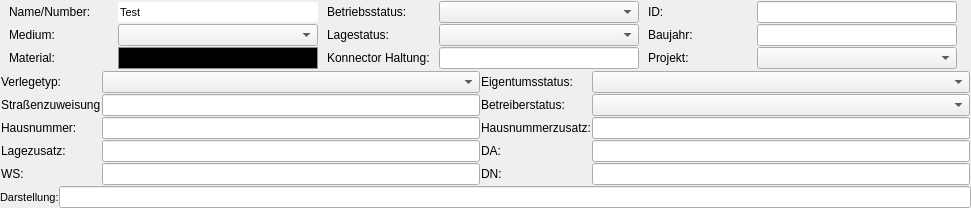
      <widget class="QWidget" name="layoutWidget">
       <property name="geometry">
        <rect>
         <x>0</x>
         <y>0</y>
         <width>971</width>
         <height>194</height>
        </rect>
       </property>
       <layout class="QVBoxLayout" name="verticalLayout">
        <property name="spacing">
         <number>0</number>
        </property>
        <property name="sizeConstraint">
         <enum>QLayout::SetDefaultConstraint</enum>
        </property>
        <property name="leftMargin">
         <number>0</number>
        </property>
        <property name="topMargin">
         <number>0</number>
        </property>
        <property name="rightMargin">
         <number>0</number>
        </property>
        <property name="bottomMargin">
         <number>0</number>
        </property>
        <item>
         <layout class="QGridLayout" name="gridLayout">
          <property name="leftMargin">
           <number>1</number>
          </property>
          <property name="topMargin">
           <number>1</number>
          </property>
          <property name="rightMargin">
           <number>1</number>
          </property>
          <property name="bottomMargin">
           <number>1</number>
          </property>
          <property name="spacing">
           <number>1</number>
          </property>
          <item row="1" column="1">
           <widget class="QComboBox" name="id_st_vw_medium"/>
          </item>
          <item row="1" column="0">
           <widget class="QLabel" name="label_4">
            <property name="text">
             <string>Medium:</string>
            </property>
           </widget>
          </item>
          <item row="1" column="5">
           <widget class="QLineEdit" name="baujahr">
            <property name="maximumSize">
             <size>
              <width>200</width>
              <height>16777215</height>
             </size>
            </property>
           </widget>
          </item>
          <item row="2" column="4">
           <widget class="QLabel" name="label_9">
            <property name="text">
             <string>Projekt:</string>
            </property>
           </widget>
          </item>
          <item row="2" column="1">
           <widget class="QComboBox" name="id_st_vw_material">
            <property name="styleSheet">
             <string notr="true">QComboBox {
    background: black;
    color: black;
    border: 1px solid #8f8f8f;
    padding: 2px;
}

QComboBox:hover {
    background: black;
    color: black;
}

QComboBox:focus {
    background: black;
    color: black;
    border: 1px solid #3a7bd5;
}

/* Popup list */
QComboBox QAbstractItemView {
    background: black;
    color: black;
}
</string>
            </property>
           </widget>
          </item>
          <item row="1" column="4">
           <widget class="QLabel" name="label_8">
            <property name="text">
             <string>Baujahr:</string>
            </property>
           </widget>
          </item>
          <item row="0" column="4">
           <widget class="QLabel" name="label_3">
            <property name="minimumSize">
             <size>
              <width>100</width>
              <height>0</height>
             </size>
            </property>
            <property name="maximumSize">
             <size>
              <width>100</width>
              <height>16777215</height>
             </size>
            </property>
            <property name="text">
             <string>ID:</string>
            </property>
           </widget>
          </item>
          <item row="1" column="3">
           <widget class="QComboBox" name="id_st_vw_lagestatus">
            <property name="maximumSize">
             <size>
              <width>200</width>
              <height>16777215</height>
             </size>
            </property>
           </widget>
          </item>
          <item row="2" column="5">
           <widget class="QComboBox" name="id_st_vw_projekt">
            <property name="maximumSize">
             <size>
              <width>200</width>
              <height>16777215</height>
             </size>
            </property>
           </widget>
          </item>
          <item row="0" column="5">
           <widget class="QLineEdit" name="id">
            <property name="minimumSize">
             <size>
              <width>200</width>
              <height>0</height>
             </size>
            </property>
            <property name="maximumSize">
             <size>
              <width>200</width>
              <height>16777215</height>
             </size>
            </property>
            <property name="font">
             <font>
              <pointsize>7</pointsize>
             </font>
            </property>
           </widget>
          </item>
          <item row="0" column="1">
           <widget class="QLineEdit" name="name_number">
            <property name="enabled">
             <bool>true</bool>
            </property>
            <property name="minimumSize">
             <size>
              <width>200</width>
              <height>0</height>
             </size>
            </property>
            <property name="maximumSize">
             <size>
              <width>200</width>
              <height>16777215</height>
             </size>
            </property>
            <property name="font">
             <font>
              <pointsize>8</pointsize>
              <weight>50</weight>
              <bold>false</bold>
             </font>
            </property>
            <property name="text">
             <string>Test</string>
            </property>
            <property name="frame">
             <bool>false</bool>
            </property>
            <property name="clearButtonEnabled">
             <bool>false</bool>
            </property>
           </widget>
          </item>
          <item row="0" column="2">
           <widget class="QLabel" name="label_2">
            <property name="minimumSize">
             <size>
              <width>100</width>
              <height>0</height>
             </size>
            </property>
            <property name="maximumSize">
             <size>
              <width>100</width>
              <height>16777215</height>
             </size>
            </property>
            <property name="text">
             <string>Betriebsstatus:</string>
            </property>
           </widget>
          </item>
          <item row="0" column="0">
           <widget class="QLabel" name="label">
            <property name="minimumSize">
             <size>
              <width>100</width>
              <height>0</height>
             </size>
            </property>
            <property name="maximumSize">
             <size>
              <width>100</width>
              <height>20</height>
             </size>
            </property>
            <property name="text">
             <string>Name/Number:</string>
            </property>
           </widget>
          </item>
          <item row="0" column="3">
           <widget class="QComboBox" name="id_st_vw_betriebsstatus">
            <property name="minimumSize">
             <size>
              <width>200</width>
              <height>0</height>
             </size>
            </property>
            <property name="maximumSize">
             <size>
              <width>200</width>
              <height>16777215</height>
             </size>
            </property>
           </widget>
          </item>
          <item row="1" column="2">
           <widget class="QLabel" name="label_6">
            <property name="text">
             <string>Lagestatus:</string>
            </property>
           </widget>
          </item>
          <item row="2" column="0">
           <widget class="QLabel" name="label_5">
            <property name="text">
             <string>Material:</string>
            </property>
           </widget>
          </item>
          <item row="2" column="2">
           <widget class="QLabel" name="label_31">
            <property name="text">
             <string>Konnector Haltung:</string>
            </property>
           </widget>
          </item>
          <item row="2" column="3">
           <widget class="QLineEdit" name="id_aw_lin_haltung_connector">
            <property name="maximumSize">
             <size>
              <width>200</width>
              <height>16777215</height>
             </size>
            </property>
           </widget>
          </item>
         </layout>
        </item>
        <item>
         <layout class="QGridLayout" name="gridLayout_4">
          <property name="leftMargin">
           <number>1</number>
          </property>
          <property name="topMargin">
           <number>1</number>
          </property>
          <property name="rightMargin">
           <number>1</number>
          </property>
          <property name="bottomMargin">
           <number>1</number>
          </property>
          <property name="spacing">
           <number>1</number>
          </property>
          <item row="1" column="2">
           <widget class="QLabel" name="label_49">
            <property name="minimumSize">
             <size>
              <width>100</width>
              <height>0</height>
             </size>
            </property>
            <property name="maximumSize">
             <size>
              <width>100</width>
              <height>16777215</height>
             </size>
            </property>
            <property name="text">
             <string>Betreiberstatus:</string>
            </property>
           </widget>
          </item>
          <item row="1" column="4">
           <widget class="QComboBox" name="id_st_vw_betreiber">
            <property name="minimumSize">
             <size>
              <width>300</width>
              <height>0</height>
             </size>
            </property>
           </widget>
          </item>
          <item row="0" column="2">
           <widget class="QLabel" name="label_48">
            <property name="text">
             <string>Eigentumsstatus:</string>
            </property>
           </widget>
          </item>
          <item row="0" column="0">
           <widget class="QLabel" name="label_47">
            <property name="minimumSize">
             <size>
              <width>100</width>
              <height>0</height>
             </size>
            </property>
            <property name="maximumSize">
             <size>
              <width>100</width>
              <height>16777215</height>
             </size>
            </property>
            <property name="text">
             <string>Verlegetyp:</string>
            </property>
           </widget>
          </item>
          <item row="0" column="4">
           <widget class="QComboBox" name="id_st_vw_eigentuemer">
            <property name="minimumSize">
             <size>
              <width>300</width>
              <height>0</height>
             </size>
            </property>
            <property name="maximumSize">
             <size>
              <width>16777215</width>
              <height>16777215</height>
             </size>
            </property>
           </widget>
          </item>
          <item row="0" column="1">
           <widget class="QComboBox" name="id_st_vw_verlegetyp">
            <property name="minimumSize">
             <size>
              <width>300</width>
              <height>0</height>
             </size>
            </property>
           </widget>
          </item>
          <item row="1" column="0">
           <widget class="QLabel" name="label_50">
            <property name="minimumSize">
             <size>
              <width>100</width>
              <height>0</height>
             </size>
            </property>
            <property name="maximumSize">
             <size>
              <width>100</width>
              <height>16777215</height>
             </size>
            </property>
            <property name="text">
             <string>Straßenzuweisung:</string>
            </property>
           </widget>
          </item>
          <item row="1" column="1">
           <widget class="QLineEdit" name="id_st_strasse"/>
          </item>
          <item row="2" column="0">
           <widget class="QLabel" name="label_51">
            <property name="text">
             <string>Hausnummer:</string>
            </property>
           </widget>
          </item>
          <item row="2" column="1">
           <widget class="QLineEdit" name="hausnummer"/>
          </item>
          <item row="2" column="2">
           <widget class="QLabel" name="label_52">
            <property name="text">
             <string>Hausnummerzusatz:</string>
            </property>
           </widget>
          </item>
          <item row="2" column="4">
           <widget class="QLineEdit" name="hausnummerzusatz"/>
          </item>
          <item row="5" column="2">
           <widget class="QLabel" name="label_54">
            <property name="minimumSize">
             <size>
              <width>100</width>
              <height>20</height>
             </size>
            </property>
            <property name="maximumSize">
             <size>
              <width>100</width>
              <height>20</height>
             </size>
            </property>
            <property name="text">
             <string>DN:</string>
            </property>
           </widget>
          </item>
          <item row="5" column="4">
           <widget class="QLineEdit" name="nennweite">
            <property name="minimumSize">
             <size>
              <width>300</width>
              <height>20</height>
             </size>
            </property>
            <property name="maximumSize">
             <size>
              <width>16777215</width>
              <height>16777215</height>
             </size>
            </property>
           </widget>
          </item>
          <item row="5" column="0">
           <widget class="QLabel" name="label_57">
            <property name="minimumSize">
             <size>
              <width>100</width>
              <height>20</height>
             </size>
            </property>
            <property name="maximumSize">
             <size>
              <width>100</width>
              <height>20</height>
             </size>
            </property>
            <property name="text">
             <string>WS:</string>
            </property>
           </widget>
          </item>
          <item row="5" column="1">
           <widget class="QLineEdit" name="wandstaerke">
            <property name="minimumSize">
             <size>
              <width>200</width>
              <height>0</height>
             </size>
            </property>
            <property name="maximumSize">
             <size>
              <width>16777215</width>
              <height>16777215</height>
             </size>
            </property>
           </widget>
          </item>
          <item row="3" column="0">
           <widget class="QLabel" name="label_53">
            <property name="text">
             <string>Lagezusatz:</string>
            </property>
           </widget>
          </item>
          <item row="3" column="1">
           <widget class="QLineEdit" name="lagezusatz">
            <property name="minimumSize">
             <size>
              <width>300</width>
              <height>0</height>
             </size>
            </property>
            <property name="maximumSize">
             <size>
              <width>16777215</width>
              <height>16777215</height>
             </size>
            </property>
           </widget>
          </item>
          <item row="3" column="2">
           <widget class="QLabel" name="label_56">
            <property name="minimumSize">
             <size>
              <width>100</width>
              <height>20</height>
             </size>
            </property>
            <property name="maximumSize">
             <size>
              <width>100</width>
              <height>20</height>
             </size>
            </property>
            <property name="text">
             <string>DA:</string>
            </property>
           </widget>
          </item>
          <item row="3" column="4">
           <widget class="QLineEdit" name="aussendurchmesser">
            <property name="minimumSize">
             <size>
              <width>200</width>
              <height>20</height>
             </size>
            </property>
            <property name="maximumSize">
             <size>
              <width>16777215</width>
              <height>16777215</height>
             </size>
            </property>
           </widget>
          </item>
         </layout>
        </item>
        <item>
         <layout class="QGridLayout" name="gridLayout_6">
          <item row="0" column="0">
           <widget class="QLabel" name="label_10">
            <property name="font">
             <font>
              <pointsize>8</pointsize>
             </font>
            </property>
            <property name="text">
             <string>Darstellung:</string>
            </property>
           </widget>
          </item>
          <item row="0" column="1">
           <widget class="QLineEdit" name="lineEdit">
            <property name="font">
             <font>
              <pointsize>8</pointsize>
             </font>
            </property>
            <property name="frame">
             <bool>true</bool>
            </property>
           </widget>
          </item>
         </layout>
        </item>
       </layout>
      </widget>
